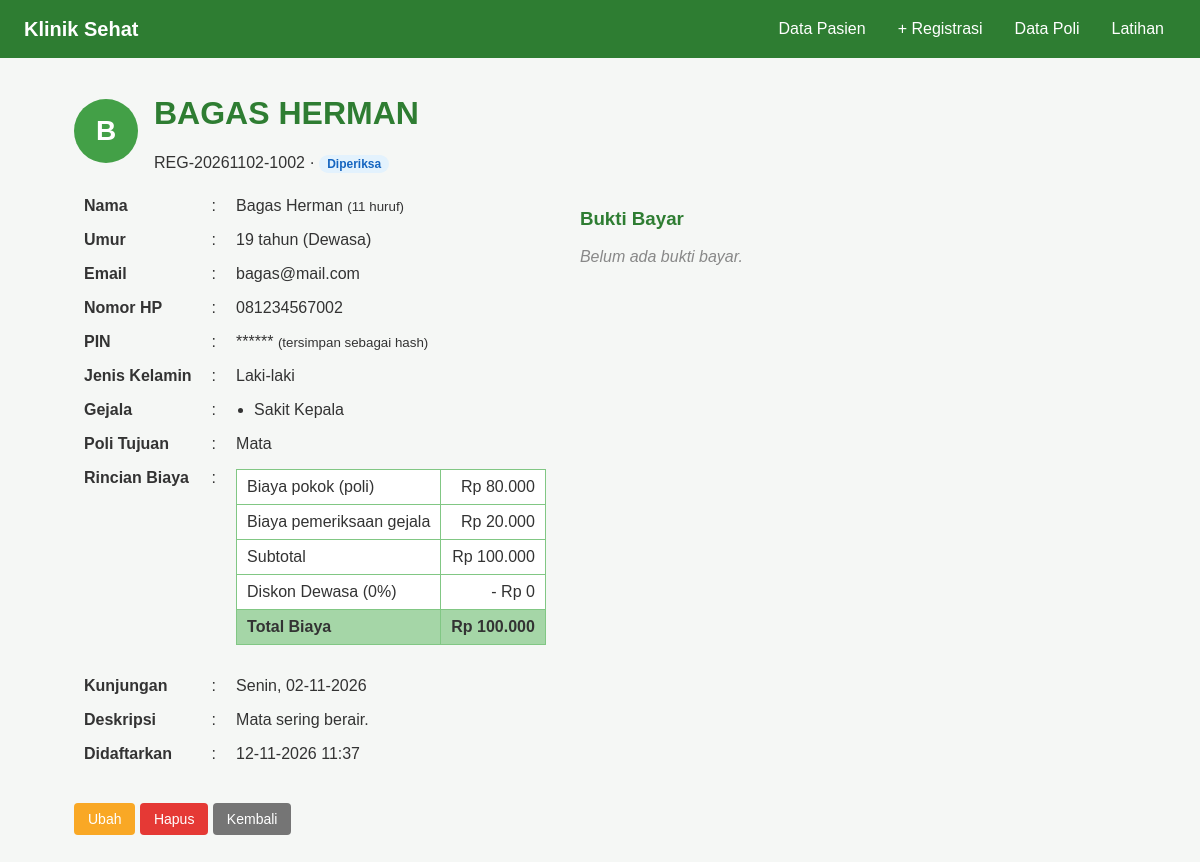
Screenshot of /detail.php?id=2 with the database file from the repository.
### tables this page shows
CREATE TABLE pasien (
    id                INT AUTO_INCREMENT PRIMARY KEY,
    no_registrasi     VARCHAR(20)  NOT NULL UNIQUE,
    nama              VARCHAR(50)  NOT NULL,
    umur              INT          NOT NULL,
    email             VARCHAR(50)  NOT NULL,
    no_hp             VARCHAR(13)  NOT NULL,           
    pin               VARCHAR(255) NOT NULL,           
    jenis_kelamin     ENUM('L','P') NOT NULL,          
    gejala            VARCHAR(255) NOT NULL,           
    poli_id           INT          NOT NULL,           
    deskripsi         TEXT,
    bukti_bayar       VARCHAR(255),                    
    status            ENUM('Menunggu','Diperiksa','Selesai') NOT NULL DEFAULT 'Menunggu',
    tanggal_kunjungan DATE         NOT NULL,
    created_at        TIMESTAMP    DEFAULT CURRENT_TIMESTAMP,

     
    CONSTRAINT fk_pasien_poli FOREIGN KEY (poli_id) REFERENCES poli(id)
        ON UPDATE CASCADE ON DELETE RESTRICT
);

CREATE TABLE poli (
    id        INT AUTO_INCREMENT PRIMARY KEY,
    nama_poli VARCHAR(50) NOT NULL UNIQUE,
    tarif     INT NOT NULL DEFAULT 0
);

### detail.php (the view, shortened to what this page needs)
<?php
include "koneksi.php";
include "fungsi.php";
$id = isset($_GET["id"]) ? (int) $_GET["id"] : 0;
$sql = "SELECT p.*, po.nama_poli, po.tarif
        FROM pasien p
        JOIN poli po ON p.poli_id = po.id
        WHERE p.id = $id";
$result = $conn->query($sql);
$data = $result->fetch_assoc();
$nama_besar   = strtoupper($data["nama"]);
$inisial      = $data["nama"][0];
$jumlah_huruf = strlen(str_replace(" ", "", $data["nama"]));
$gejala_array = explode(",", $data["gejala"]);
$biaya = hitungBiaya($data["tarif"], $data["gejala"], $data["umur"]);
?>
<!DOCTYPE html>
<html lang="id">
<head>
    <link rel="stylesheet" href="style.css">
</head>
<body>
    <nav class="navbar">
        <span class="logo">Klinik Sehat</span>
        <a href="index.php">Data Pasien</a>
        <a href="tambah.php">+ Registrasi</a>
        <a href="poli.php">Data Poli</a>
        <a href="latihan.php">Latihan</a>
    </nav>
    <div class="container">
        <div class="detail-header">
            <div class="avatar"><?php echo htmlspecialchars(strtoupper($inisial)); ?></div>
            <div>
                <h1><?php echo htmlspecialchars($nama_besar); ?></h1>
                <p><?php echo $data["no_registrasi"]; ?> &middot; <?php echo labelStatus($data["status"]); ?></p>
            </div>
        </div>
        <div class="detail-wrap">
            <table class="form-table detail">
                <tr><td>Nama</td><td>:</td><td><?php echo htmlspecialchars($data["nama"]); ?> <small>(<?php echo $jumlah_huruf; ?> huruf)</small></td></tr>
                <tr><td>Umur</td><td>:</td><td><?php echo $data["umur"]; ?> tahun (<?php echo kategoriUsia($data["umur"]); ?>)</td></tr>
                <tr><td>Email</td><td>:</td><td><?php echo htmlspecialchars($data["email"]); ?></td></tr>
                <tr><td>Nomor HP</td><td>:</td><td><?php echo htmlspecialchars($data["no_hp"]); ?></td></tr>
                <tr><td>PIN</td><td>:</td><td>****** <small>(tersimpan sebagai hash)</small></td></tr>
                <tr><td>Jenis Kelamin</td><td>:</td><td><?php echo labelJk($data["jenis_kelamin"]); ?></td></tr>
                <tr>
                    <td>Gejala</td><td>:</td>
                    <td>
                        <ul class="list-gejala">
                            <?php
                            for ($i = 0; $i < count($gejala_array); $i++) {
                                echo "<li>" . htmlspecialchars($gejala_array[$i]) . "</li>";
                            }
                            ?>
                        </ul>
                    </td>
                </tr>
                <tr><td>Poli Tujuan</td><td>:</td><td><?php echo htmlspecialchars($data["nama_poli"]); ?></td></tr>
                <tr>
                    <td>Rincian Biaya</td><td>:</td>
                    <td>
                        <table class="rincian">
                            <tr><td>Biaya pokok (poli)</td><td><?php echo formatRupiah($biaya["biaya_pokok"]); ?></td></tr>
                            <tr><td>Biaya pemeriksaan gejala</td><td><?php echo formatRupiah($biaya["biaya_gejala"]); ?></td></tr>
                            <tr><td>Subtotal</td><td><?php echo formatRupiah($biaya["subtotal"]); ?></td></tr>
                            <tr><td>Diskon <?php echo kategoriUsia($data["umur"]); ?> (<?php echo $biaya["persen"]; ?>%)</td><td>- <?php echo formatRupiah($biaya["diskon"]); ?></td></tr>
                            <tr><th>Total Biaya</th><th><?php echo formatRupiah($biaya["total"]); ?></th></tr>
                        </table>
                    </td>
                </tr>
                <tr><td>Kunjungan</td><td>:</td><td><?php echo namaHari($data["tanggal_kunjungan"]) . ", " . formatTanggal($data["tanggal_kunjungan"]); ?></td></tr>
                <tr><td>Deskripsi</td><td>:</td><td><?php echo nl2br(htmlspecialchars($data["deskripsi"])); ?></td></tr>
                <tr><td>Didaftarkan</td><td>:</td><td><?php echo date("d-m-Y H:i", strtotime($data["created_at"])); ?></td></tr>
            </table>
            <div class="bukti">
                <h3>Bukti Bayar</h3>
                <?php if (!empty($data["bukti_bayar"])) { ?>
                    <a href="uploads/<?php echo htmlspecialchars($data["bukti_bayar"]); ?>" target="_blank">
                        <img src="uploads/<?php echo htmlspecialchars($data["bukti_bayar"]); ?>" alt="Bukti bayar">
                    </a>
                <?php } else { ?>
                    <p class="kosong">Belum ada bukti bayar.</p>
                <?php } ?>
            </div>
        </div>
        <a href="ubah.php?id=<?php echo $data["id"]; ?>" class="btn btn-kuning">Ubah</a>
        <a href="hapus.php?id=<?php echo $data["id"]; ?>" class="btn btn-merah">Hapus</a>
        <a href="index.php" class="btn btn-abu">Kembali</a>
    </div>
</body>
</html>

### fungsi.php (shortened to what this page needs)
<?php
function kategoriUsia($umur)
{
    if ($umur <= 12) {
        return "Anak-anak";
    } else if ($umur <= 17) {
        return "Remaja";
    } else if ($umur <= 59) {
        return "Dewasa";
    } else {
        return "Lansia";
    }
}
function labelStatus($status)
{
    switch ($status) {
        case "Diperiksa":
            $kelas = "badge-biru";
            break;
    }
    return "<span class='badge $kelas'>$status</span>";
}
function namaHari($tanggal)
{
    $indexHari = (int) date("N", strtotime($tanggal));
    $namaHari = match ($indexHari) {
        1 => "Senin",
        2 => "Selasa",
        3 => "Rabu",
        4 => "Kamis",
        5 => "Jumat",
        6 => "Sabtu",
        7 => "Minggu",
        default => "Indeks tidak valid",
    };
    return $namaHari;
}
function formatTanggal($tanggal)
{
    return date("d-m-Y", strtotime($tanggal));
}
function formatRupiah($angka)
{
    return "Rp " . number_format($angka, 0, ",", ".");
}
function labelJk($jk)
{
    return ($jk == "L") ? "Laki-laki" : "Perempuan";
}
function biayaGejala($gejala)
{
    switch ($gejala) {
        case "Sakit Kepala":
            return 20000;
    }
}
function persenDiskon($umur)
{
    $kategori = kategoriUsia($umur);
    if ($kategori == "Anak-anak") {
        return 20;
    } else if ($kategori == "Lansia") {
        return 30;
    } else {
        return 0;
    }
}
function hitungBiaya($tarif_poli, $gejala_str, $umur)
{
    $biaya_gejala = 0;
    foreach (explode(",", $gejala_str) as $g) {
        $biaya_gejala += biayaGejala($g);
    }
    $subtotal = $tarif_poli + $biaya_gejala;
    $persen   = persenDiskon($umur);
    $diskon   = round($subtotal * $persen / 100);
    return [
        "biaya_pokok"  => $tarif_poli,
        "biaya_gejala" => $biaya_gejala,
        "subtotal"     => $subtotal,
        "persen"       => $persen,
        "diskon"       => $diskon,
        "total"        => $subtotal - $diskon,
    ];
}
?>

### style.css (style rules this page uses)
* { box-sizing: border-box; }
body { margin: 0; font-family: Arial, Helvetica, sans-serif; background-color: #F5F7F5; color: #333; }
h1, h2, h3 { color: #2E7D32; }
.navbar { display: flex; align-items: center; gap: 8px; padding: 12px 24px; background-color: #2E7D32; }
.navbar .logo { color: white; font-weight: bold; font-size: 20px; margin-right: auto; }
.navbar a { color: white; text-decoration: none; padding: 8px 12px; border-radius: 4px; }
.container { max-width: 1100px; margin: 0 auto; padding: 16px 24px 40px; }
table { width: 100%; border-collapse: collapse; background: white; margin-bottom: 16px; }
th, td { border: 1px solid #81C784; padding: 8px 10px; text-align: left; vertical-align: top; }
th { background-color: #A5D6A7; }
tr:nth-child(even) { background-color: #EEE; }
.form-table, .form-table td { border: none; background: transparent; width: auto; }
.form-table tr:hover, .form-table tr:nth-child(even) { background: transparent; }
.form-table td:first-child { font-weight: bold; white-space: nowrap; }
button, .btn { display: inline-block; padding: 8px 14px; border: none; border-radius: 4px; background-color: #43A047; color: white; font-size: 14px; text-decoration: none; cursor: pointer; }
.btn-kuning { background-color: #F9A825; }
.btn-merah { background-color: #E53935; }
.btn-abu { background-color: #757575; }
.kosong { color: #888; font-style: italic; }
.badge { display: inline-block; padding: 2px 8px; border-radius: 10px; font-size: 12px; font-weight: bold; }
.badge-biru { background: #E3F2FD; color: #1565C0; }
.detail-header { display: flex; align-items: center; gap: 16px; }
.avatar { width: 64px; height: 64px; border-radius: 50%; background: #43A047; color: white; font-size: 28px; font-weight: bold; display: flex; align-items: center; justify-content: center; }
.detail-wrap { display: flex; flex-wrap: wrap; gap: 24px; margin-bottom: 16px; }
.rincian { width: auto; min-width: 300px; }
.form-table .rincian td, .form-table .rincian th { border: 1px solid #81C784; font-weight: normal; }
.form-table .rincian th { font-weight: bold; }
.rincian td:last-child, .rincian th:last-child { text-align: right; }
.list-gejala { margin: 0; padding-left: 18px; }

### rows the page displays
pasien: nama "B", nama "BAGAS HERMAN", no_registrasi "REG-20261102-1002", status "Diperiksa", nama "Bagas Herman", nama "11", umur "19", umur "Dewasa", email "bagas@mail.com", no_hp "081234567002", jenis_kelamin "Laki-laki", gejala "Sakit Kepala", poli.nama_poli "Mata", tanggal_kunjungan "Senin", tanggal_kunjungan "02-11-2026", deskripsi "Mata sering berair.", created_at "12-11-2026 11:37"

### other values shown
formatRupiah($biaya["biaya_pokok"]) "Rp 80.000"
formatRupiah($biaya["biaya_gejala"]) "Rp 20.000"
formatRupiah($biaya["subtotal"]) "Rp 100.000"
$biaya["persen"] "0"
formatRupiah($biaya["diskon"]) "Rp 0"
formatRupiah($biaya["total"]) "Rp 100.000"
